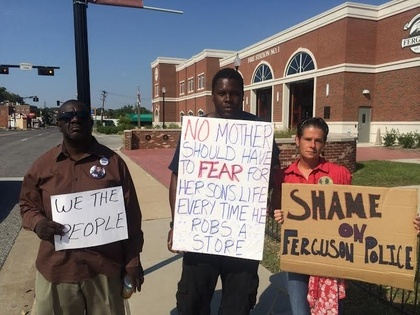
%> input picture matlab_toolbox/Algorithms/DCT/demo.jpg, 420 x 315 px, shrunk from 692 x 519 before the run
$ octave demo.m   (GNU Octave 9; MATLAB toolbox functions it lacks are replaced by stand-ins)
%> lines starting %> are read from the running program, lines starting %| are printed output that depends on the picture
### matlab_toolbox/Util/CleanUpImage.m
function [ im_out ] = CleanUpImage( filename )
%> called with filename = 'demo.jpg'
% This function serves as a replacement for imread(), covering many extreme
% cases that occasionally appear in real-world datasets. This includes images
% with other than three channels and uint16 images. These images are all
% converted to 3-channel uint8 images.

im=imread(filename);
%> im is the input picture: size 315x420x3 uint8; mean R, G, B 123.5, 112.4, 108.9

if numel(size(im))>3
    im=im(:,:,:,1,1,1,1);
end

dots=strfind(filename,'.');
extension=filename(dots(end):end);

if strcmpi(extension,'.gif') && size(im,3)<3
    [im_gif,gif_map] =imread(filename);
    im_gif=im_gif(:,:,:,1);
    im=uint8(ind2rgb(im_gif,gif_map)*255);
end

if size(im,3)<3
    im(:,:,2)=im(:,:,1);
    im(:,:,3)=im(:,:,1);
end


if size(im,3)>3
    im=im(:,:,1:3);
end

if isa(im,'uint16')
    im=uint8(floor(double(im)/256));
end

im_out=im;

end

### matlab_toolbox/Algorithms/DCT/GetDCTArtifact.m
function [ BMat ] = GetDCTArtifact(im)
    % Copyright (C) 2016 Markos Zampoglou
    % Information Technologies Institute, Centre for Research and Technology Hellas
    % 6th Km Harilaou-Thermis, Thessaloniki 57001, Greece
    %
    % This code implements the algorithm presented in:
    % Ye, Shuiming, Qibin Sun, and Ee-Chien Chang. "Detecting digital image
    % forgeries by measuring inconsistencies of blocking artifact." In
    % Multimedia and Expo, 2007 IEEE International Conference on, pp.
    % 12-15. IEEE, 2007.

    MaxCoeffs=32;
    coeff = [1 9 2 3 10 17 25 18 11 4 5 12 19 26 33 41 34 27 20 13 6 7 14 21 28 35 42 49 57 50 43 36 29 22 15 8 16 23 30 37 44 51 58 59 52 45 38 31 24 32 39 46 53 60 61 54 47 40 48 55 62 63 56 64];

    % Depending on whether im was created using jpeg_read (and thus is a struct)
    % or CleanUpImage(/imread), run a different code block for DCT block
    % extraction

    if isstruct(im)
        Q=im.quant_tables{1};
        YDCT=im.coef_arrays{1};
        YDCT=dequantize(YDCT,Q);
        imSize=size(YDCT);
        YDCT_Block=reshape(YDCT,[8 round(imSize(1)/8) 8 round(imSize(2)/8)]);
        YDCT_Block=permute(YDCT_Block, [1 3 2 4]);
        YDCT_Block=reshape(YDCT_Block, [8 8 round(imSize(1)*imSize(2)/64)]);
    else
        im=double(im);
%> im: size 315x420x3 double
        %Y=rgb2ycbcr(im);
        Y=0.299*im(:,:,1)+0.587*im(:,:,2)+0.114*im(:,:,3);
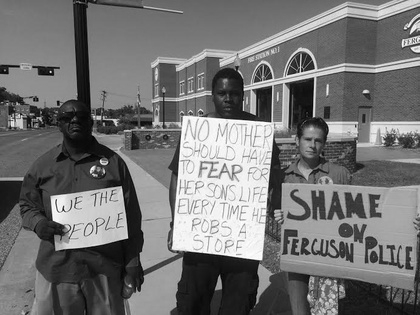
%> Y: size 315x420 double; min 0, max 255, mean 115.3
        Y=Y(:,:,1);
        Y=Y(1:floor(end/8)*8,1:floor(end/8)*8);
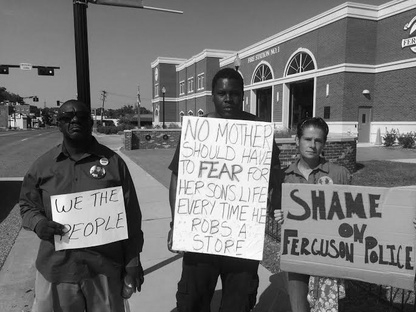
%> Y: size 312x416 double; min 0, max 255, mean 115.8
        Y=Y-128;

        T = dctmtx(8);
        dct = @(block_struct) T * block_struct.data * T';
        %YDCT=round(blockproc(Y,[8 8],dct));
        %Use this instead, much closer to original JPEG DCT
%> the run ends on the next line
        YDCT=round(bdct(Y,8));
        imSize=size(Y);
        YDCT_Block=reshape(YDCT,[8 round(imSize(1)/8) 8 round(imSize(2)/8)]);
        YDCT_Block=permute(YDCT_Block, [1 3 2 4]);
        YDCT_Block=reshape(YDCT_Block, [8 8 round(imSize(1)*imSize(2)/64)]);
    end

    NoPeaks=false;

    DCTHists=histc(YDCT_Block,-257:257,3);
    DCTHists=DCTHists(:,:,2:end-1);

    QEst=zeros(8);

    %skip the DC term
    for coeffIndex=2:MaxCoeffs
        NoPeaks=false;
        coe = coeff(coeffIndex);
        startY = mod(coe,8);
        if startY == 0
            startY = 8;
        end
        startX=ceil(coe/8);
        DCTHist=reshape(DCTHists(startY,startX,:),1,[]);
        HistFFT=fft(DCTHist);
        Power=abs(HistFFT);
        PowerFilterSize=3;
        g=fspecial('gauss',[1 51],PowerFilterSize);
        PowerFilt = conv(Power, g, 'same');
        Valley=1;
        while (PowerFilt(Valley)<=PowerFilt(Valley+1))
            Valley=Valley+1;
        end
        Valley=Valley+1;
        while (Valley<length(PowerFilt)-1) && (PowerFilt(Valley)>= PowerFilt(Valley+1))
            Valley=Valley+1;
        end
        if Valley*2<length(Power)*0.8
            Power=Power(Valley:end-Valley);
        else
            NoPeaks=true;
        end
        Diff2=diff(Power,2);
        if length(Diff2)==0
            Diff2=0;
        end
        g=fspecial('gauss',[1 51],5);
        yfilt = conv (Diff2, g, 'same');
        yfilt(yfilt>min(yfilt)/5)=0;
        [ymax,imax,ymin,imin] = extrema(yfilt);
        if NoPeaks
            imin=[];
        end
        QEst(startY,startX)=length(imin+1);
    end
    D=repmat(QEst,[1,1,size(YDCT_Block,3)]);
    BMat=abs(YDCT_Block-round(YDCT_Block./D).*D);
    BMat(isnan(BMat))=0;
    BMat=sum(sum(BMat));
    BMat=reshape(BMat,imSize(1)/8,imSize(2)/8);
end

### matlab_toolbox/Algorithms/DCT/analyze.m
function [OutputMap] = analyze( imPath )
    %ANALYZE Summary of this function goes here
    %   Detailed explanation goes here
    try
        %using evalc to suppress output
        %using try_catch instead of just checking the extension to also
        %catch jpeg images with wrong extension
        [~,im] = evalc('jpeg_read(imPath);');
    catch
        im=CleanUpImage(imPath);
    end
    OutputMap = GetDCTArtifact(im);
end

### matlab_toolbox/Algorithms/DCT/demo.m


close all; clear all;
im1='demo.jpg'
[OutputMap] = analyze(im1);
